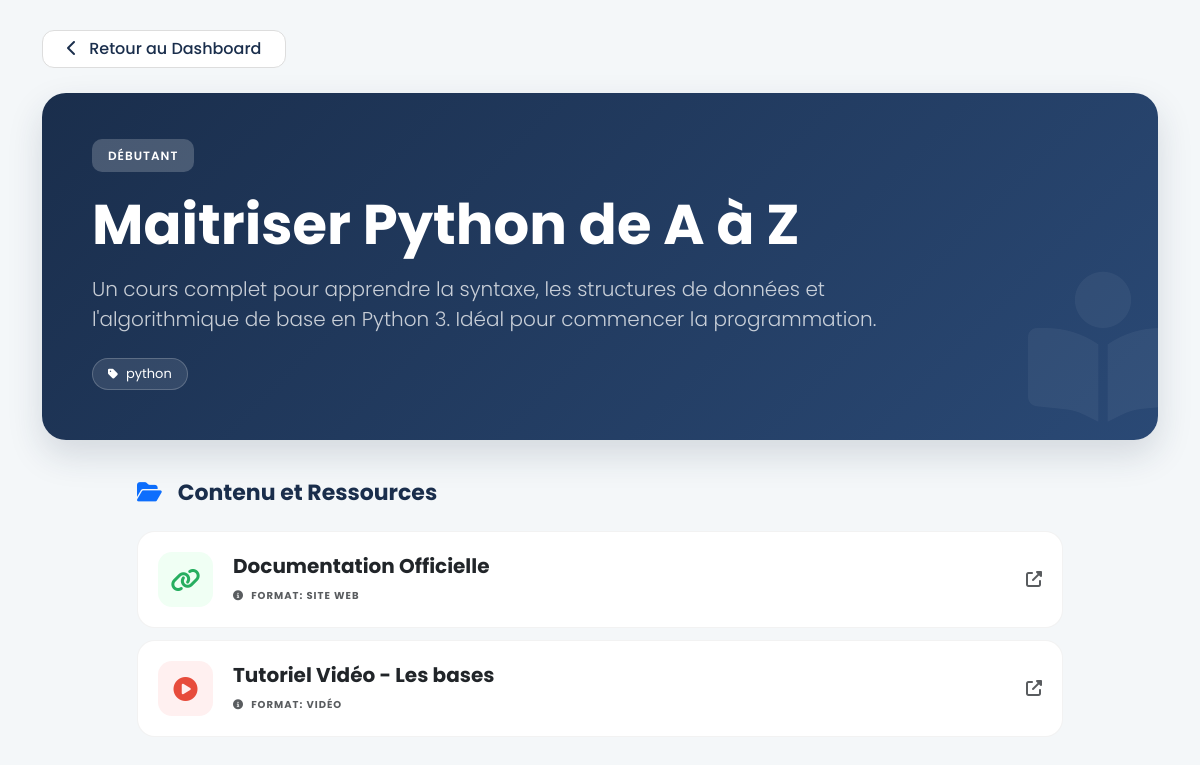
The page /course/1/ (signed in) on the database its author committed.
### core/models.py (models this page shows, shortened)
class Course(models.Model):
    LEVEL_CHOICES = [
        ('beginner', 'Débutant'),
        ('intermediate', 'Intermédiaire'),
        ('advanced', 'Avancé'),
    ]
    title = models.CharField(max_length=150)
    description = models.TextField()
    level = models.CharField(max_length=20, choices=LEVEL_CHOICES)
    tags = models.ManyToManyField(Tag, blank=True)

class Tag(models.Model):
    name = models.CharField(max_length=50, unique=True)

class Resource(models.Model):
    RESOURCE_TYPE = (
        ('video', 'Vidéo'),
        ('pdf', 'PDF'),
        ('site', 'Site Web'),
    )
    title = models.CharField(max_length=150)
    link = models.URLField()
    resource_type = models.CharField(max_length=10, choices=RESOURCE_TYPE)
    course = models.ForeignKey(Course, on_delete=models.CASCADE, related_name='resources')

### core/views.py (the view)
# urls.py: path('course/<int:course_id>/', views.course_detail, name='course_detail'),
@login_required
def course_detail(request, course_id):
    course = get_object_or_404(Course, id=course_id)
    return render(request, 'course_detail.html', {'course': course})

### core/templates/course_detail.html (shortened to what this page needs)
<!DOCTYPE html>
<html lang="fr">
<head>
    <link href="https://cdn.jsdelivr.net/npm/bootstrap@5.3.0/dist/css/bootstrap.min.css" rel="stylesheet">
    <link href="https://cdnjs.cloudflare.com/ajax/libs/font-awesome/6.4.0/css/all.min.css" rel="stylesheet">
</head>
<body>
<div class="container">
    <a href="{% url 'home' %}" class="btn back-btn px-4">
        <i class="fas fa-chevron-left me-2"></i> Retour au Dashboard
    </a>
    <div class="course-header-card">
        <div class="mb-4">
            <span class="badge-level">{{ course.get_level_display }}</span>
        </div>
        <h1 class="display-4 fw-bold mb-3">{{ course.title }}</h1>
        <p class="lead opacity-75 mb-4" style="max-width: 800px;">{{ course.description }}</p>
        <div class="d-flex flex-wrap mt-2">
            {% for tag in course.tags.all %}
                <span class="tag-custom"><i class="fas fa-tag me-2 small"></i>{{ tag.name }}</span>
            {% endfor %}
        </div>
    </div>
    <div class="row justify-content-center">
        <div class="col-lg-10">
            <h3 class="section-title"><i class="fas fa-folder-open me-3 text-primary"></i>Contenu et Ressources</h3>
            <div class="resource-container">
                {% for resource in course.resources.all %}
                    <a href="{{ resource.link }}" target="_blank" class="resource-card">
                        <div class="resource-icon
                            {% if resource.resource_type == 'video' %}icon-video
                            {% elif resource.resource_type == 'pdf' %}icon-pdf
                            {% else %}icon-link{% endif %}">
                            {% if resource.resource_type == 'video' %}
                                <i class="fas fa-circle-play"></i>
                            {% elif resource.resource_type == 'pdf' %}
                                <i class="fas fa-file-pdf"></i>
                            {% else %}
                                <i class="fas fa-link"></i>
                            {% endif %}
                        </div>
                        <div class="flex-grow-1">
                            <h5 class="mb-1 fw-bold">{{ resource.title }}</h5>
                            <span class="text-muted small text-uppercase fw-bold" style="font-size: 10px; letter-spacing: 1px;">
                                <i class="fas fa-info-circle me-1"></i> Format: {{ resource.get_resource_type_display }}
                            </span>
                        </div>
                        <div class="text-muted ms-3">
                            <i class="fas fa-external-link-alt"></i>
                        </div>
                    </a>
                {% empty %}
                    <div class="text-center p-5 bg-white rounded-4 shadow-sm">
                        <i class="fas fa-box-open fa-3x text-light mb-3"></i>
                        <p class="text-muted mb-0">Aucune ressource disponible pour ce cours pour le moment.</p>
                    </div>
                {% endfor %}
            </div>
        </div>
    </div>
</div>
</body>
</html>

### core/templates/course_detail.html (style rules this page uses)
:root { --primary-dark: #1a2e4c; --accent-blue: #007bff; --bg-body: #f4f7f9; }
body { font-family: 'Poppins', sans-serif; background-color: var(--bg-body); padding-bottom: 50px; }
.back-btn { margin-top: 30px; margin-bottom: 25px; border-radius: 12px; font-weight: 500; transition: all 0.3s ease; border: 1px solid #ddd; background: white; color: var(--primary-dark); }
.course-header-card { background: linear-gradient(135deg, #1a2e4c 0%, #2a4975 100%); color: white; border-radius: 24px; padding: 50px; border: none; box-shadow: 0 15px 35px rgba(26, 46, 76, 0.15); margin-bottom: 40px; position: relative; overflow: hidden; }
.course-header-card::after { content: ''; position: absolute; bottom: -20px; right: -20px; font-family: "Font Awesome 6 Free"; content: "\f5da"; font-weight: 900; font-size: 150px; opacity: 0.05; }
.badge-level { background: rgba(255, 255, 255, 0.2); backdrop-filter: blur(5px); padding: 8px 16px; border-radius: 10px; font-size: 12px; font-weight: 600; text-transform: uppercase; letter-spacing: 1px; }
.resource-card { background: white; border-radius: 18px; margin-bottom: 12px; border: 1px solid rgba(0,0,0,0.05); transition: all 0.3s ease; text-decoration: none; color: inherit; display: flex; align-items: center; padding: 20px; }
.resource-icon { width: 55px; height: 55px; border-radius: 14px; display: flex; align-items: center; justify-content: center; font-size: 24px; margin-right: 20px; flex-shrink: 0; }
.icon-video { background: #fff0f0; color: #e74c3c; }
.icon-link { background: #f0fff4; color: #27ae60; }
.tag-custom { background: rgba(255,255,255,0.1); border: 1px solid rgba(255,255,255,0.2); color: white; padding: 5px 15px; border-radius: 50px; font-size: 13px; margin-right: 8px; }
.section-title { font-weight: 700; color: var(--primary-dark); margin-bottom: 25px; font-size: 22px; }

### rows shown on the page
Course: level "DÉBUTANT", title "Maitriser Python de A à Z", description "Un cours complet pour apprendre la syntaxe, les structures de données et l'algorithmique de base en Python 3. Idéal pour commencer la programmation."
Tag: name "python"
Resource: title "Documentation Officielle", resource_type "SITE WEB"
Resource: title "Tutoriel Vidéo - Les bases", resource_type "VIDÉO"
